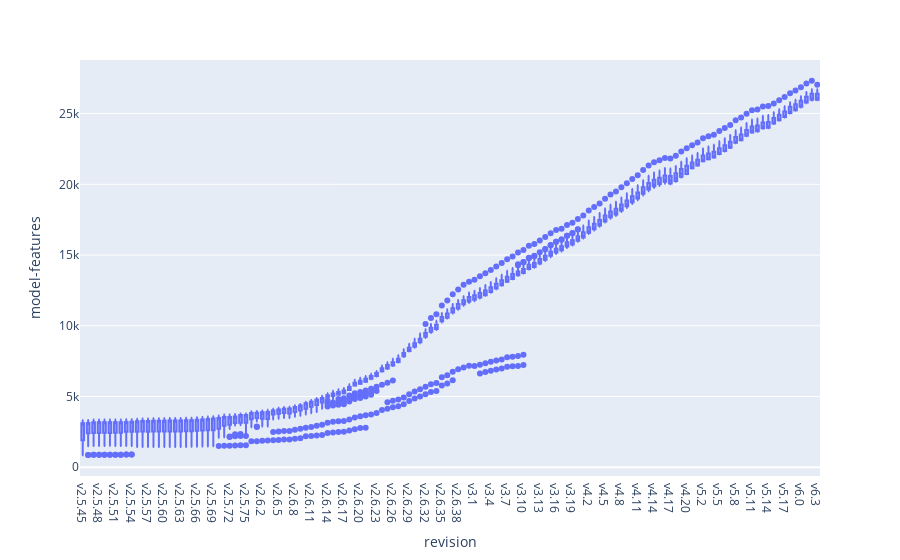

The cell this chart's notebook holds for it:
### Code cell
#fig = px.scatter(df, x='committer_date', y='model-features', hover_data=['revision'], trendline='ols', color='extractor')
fig = px.box(df, x='revision', y='model-features', hover_data=['revision', 'architecture'])
# print("~#features added per week (kconfigreader): " + str(int(added_weekly(fig, 0))))
# print("~#features added per week (kmax): " + str(int(added_weekly(fig, 1))))
fig

### Figure 1 — Plotly figure (JSON) as saved in the notebook; plotly's stock layout.template omitted (floating-point values rounded to 4 significant figures; data arrays with more than 128 entries replaced by an {"elided": "..."} marker saying what was removed)
{"data": [{"alignmentgroup": "True", "customdata": {"elided": "3146x1 str values"}, "hovertemplate": "revision=%{x}<br>model-features=%{y}<br>architecture=%{customdata[0]}<extra></extra>", "legendgroup": "", "marker": {"color": "#636efa"}, "name": "", "notched": false, "offsetgroup": "", "orientation": "v", "showlegend": false, "type": "box", "x": {"elided": "3146 str values"}, "x0": " ", "xaxis": "x", "y": {"elided": "3146 int values"}, "y0": " ", "yaxis": "y"}], "layout": {"boxmode": "group", "legend": {"tracegroupgap": 0}, "margin": {"t": 60}, "xaxis": {"anchor": "y", "domain": [0, 1], "title": {"text": "revision"}}, "yaxis": {"anchor": "x", "domain": [0, 1], "title": {"text": "model-features"}}}}
